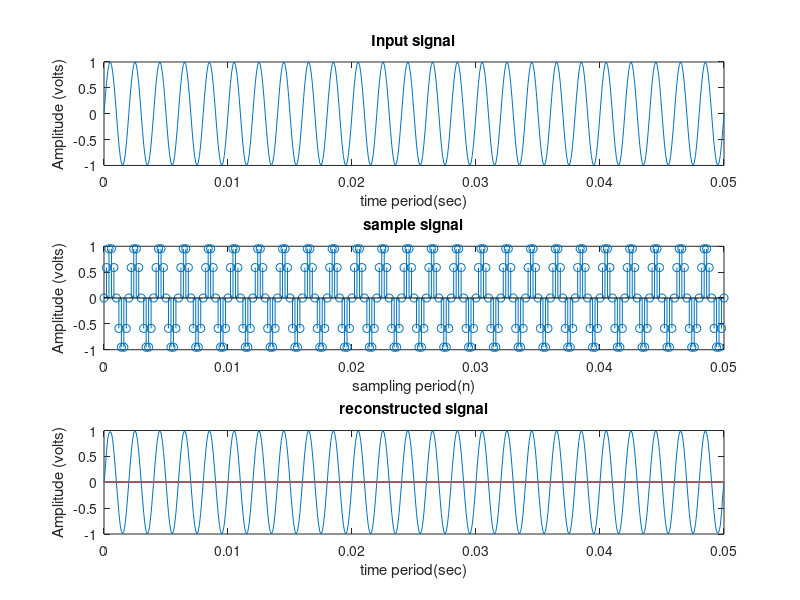

MATLAB code for this plot:
clc;
clear all;
close all;

fm=500;
t=25/fm;
ti=0:0.0001:t;
x=sin(2*pi*fm*ti);
figure
subplot(3,1,1);
plot(ti,x);
xlabel('time period(sec)');
ylabel('Amplitude (volts)');
title('Input signal');


fs=5000;
ts=1/fs;
t1=0:ts:t;
x1=sin(2*pi*fm*t1);
subplot(3,1,2);
stem(t1,x1);
xlabel('sampling period(n)');
ylabel('Amplitude (volts)');
title('sample signal');

xr=zeros(length(ti));
for i=1:length(ti)
    for j=1:length(x1)
        tr=10^-4;
        xr(i)=xr(i)+x1(j)*sinc(((i-1)*tr-(j-1)*ts)/ts);
    end
end
subplot(3,1,3);
plot(ti,xr);
xlabel('time period(sec)');
ylabel('Amplitude (volts)');
title('reconstructed signal');